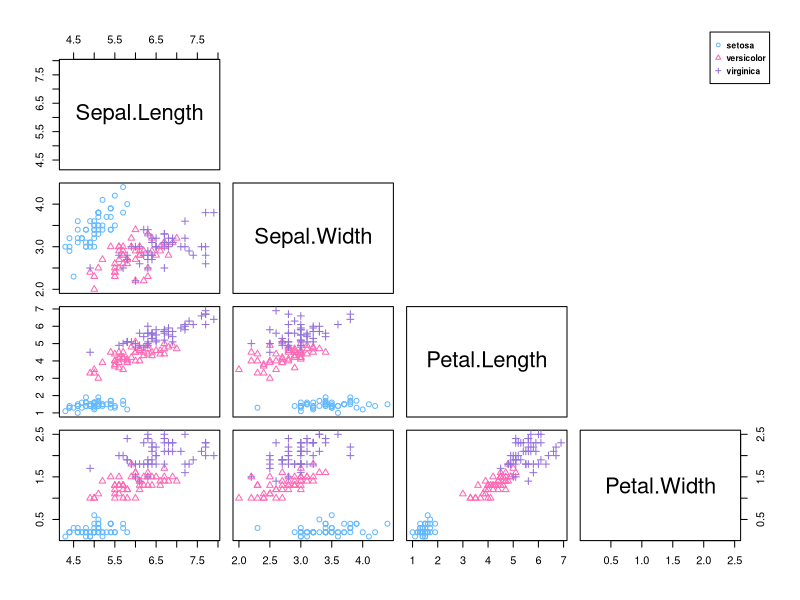
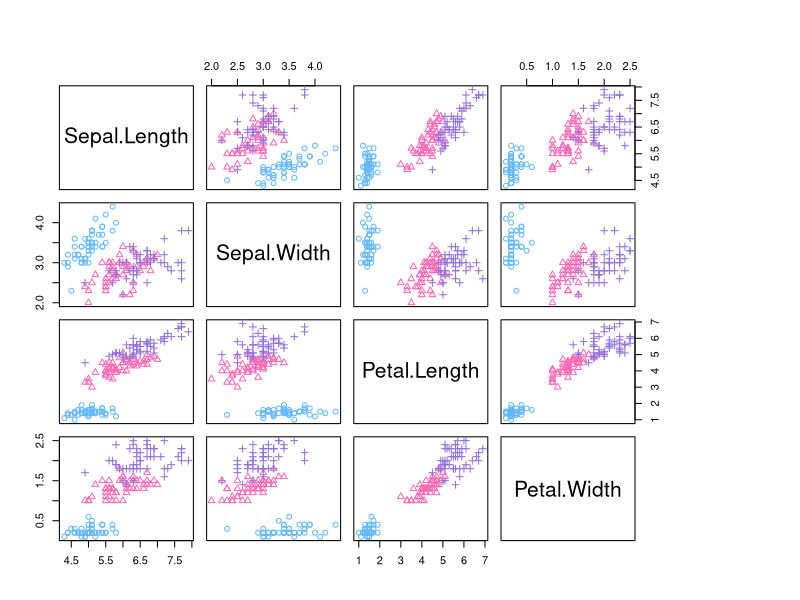

Reproduce these figures in R, in order.
## ---- chunk 1
knitr::opts_chunk$set(echo = TRUE)
## ---- chunk 2
data()
## ---- chunk 3
help(iris) # description of the iris data
str(iris) # displays the structure of the iris data
table(iris$Species)  # gives you a table of the species variable
summary(iris) # five-number summary statistics of the variables
## ---- chunk 4
# set the colours for the three classes
cols<- c("steelblue1", "hotpink", "mediumpurple")  
# set the symbols for the three classes
pchs<-c(1,2,3)
# use pairs() to create the pairs plot, with different colours and symbols 
# for different classes
pairs(iris[,1:4], pch = pchs[iris$Species],  cex = 1,
      col = cols[iris$Species],
      upper.panel=NULL)
# create a legend for the plot 
par(xpd = TRUE) # enables you to add a legend outside of the plot region
legend("topright",legend=c("setosa","versicolor","virginica"),
       col=cols,pch=pchs,cex=0.5,text.font=2)
## ---- chunk 5
# oma allows you to create some spare space for the legend
#  here we make the right margin quite large
pairs(iris[,1:4], pch = pchs[iris$Species],  cex = 1,
      col = cols[iris$Species],oma=c(4,4,6,12))
# create a legend for the plot
par(xpd = TRUE) # enables you to add a legend outside of the plot region
legend(0.85, 0.3,legend=c("setosa","versicolor","virginica"),
       col=cols,pch=pchs,cex=1,text.font=2)
## ---- chunk 6
Default=read.table("Default.txt",header=TRUE)
str(Default) # gives you the structure of the Default data
table(Default$default)  # gives you a table of the default variable
summary(Default) # five-number summary statistics of the variables
## ---- chunk 7
# get the first 50 default=No
default_no_all=Default[Default$default=="No",]
default_no_50_1=default_no_all[1:50,]
# alternatively, try
default_no_50_2=Default[Default$default=="No",][1:50,]
# check whether default_no_50_1 is equivalent to 
# default_no_50_2 by yourself
sum(default_no_50_1[,3]!=default_no_50_2[,3])
sum(default_no_50_1[,3]==default_no_50_2[,3])
default_no_50 = default_no_50_2
# get the first 50 default=Yes
default_yes_50 = Default[Default$default=="Yes",][1:50,]
# combine default_no_50 and default_yes_50
# to get the subset
default_50 = rbind(default_no_50,default_yes_50)
?rbind
## ---- chunk 8
?set.seed
set.seed(375) # make the random sampling reproducible
default_no_rand=Default[sample(which(Default$default=="No"),50),]
default_yes_rand=Default[sample(which(Default$default=="Yes"),50),]
?which
which(Default$default=="Yes")
?sample
default_rand = rbind(default_no_rand,default_yes_rand)
## ---- chunk 9
n=50
set.seed(375) # make the random sampling reproducible
default_no_rand=Default[sample(which(Default$default=="No"),n),]
default_yes_rand=Default[sample(which(Default$default=="Yes"),n),]
default_rand = rbind(default_no_rand,default_yes_rand)
